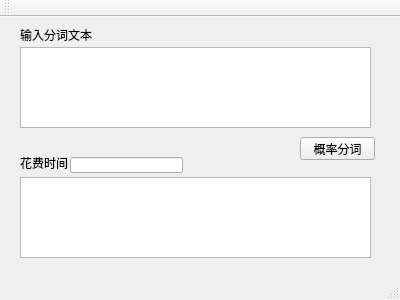
<?xml version="1.0" encoding="UTF-8"?>
<ui version="4.0">
 <class>MainWindow</class>
 <widget class="QMainWindow" name="MainWindow">
  <property name="geometry">
   <rect>
    <x>0</x>
    <y>0</y>
    <width>400</width>
    <height>300</height>
   </rect>
  </property>
  <property name="windowTitle">
   <string>MainWindow</string>
  </property>
  <widget class="QWidget" name="centralWidget">
   <widget class="QPushButton" name="gailvButton">
    <property name="geometry">
     <rect>
      <x>300</x>
      <y>120</y>
      <width>75</width>
      <height>23</height>
     </rect>
    </property>
    <property name="text">
     <string>概率分词</string>
    </property>
   </widget>
   <widget class="QTextEdit" name="textInput">
    <property name="geometry">
     <rect>
      <x>20</x>
      <y>30</y>
      <width>351</width>
      <height>81</height>
     </rect>
    </property>
   </widget>
   <widget class="QTextEdit" name="textOutput">
    <property name="geometry">
     <rect>
      <x>20</x>
      <y>160</y>
      <width>351</width>
      <height>81</height>
     </rect>
    </property>
   </widget>
   <widget class="QLabel" name="label">
    <property name="geometry">
     <rect>
      <x>20</x>
      <y>10</y>
      <width>91</width>
      <height>16</height>
     </rect>
    </property>
    <property name="text">
     <string>输入分词文本</string>
    </property>
   </widget>
   <widget class="QLabel" name="label_2">
    <property name="geometry">
     <rect>
      <x>20</x>
      <y>140</y>
      <width>54</width>
      <height>12</height>
     </rect>
    </property>
    <property name="font">
     <font>
      <weight>50</weight>
      <bold>false</bold>
     </font>
    </property>
    <property name="text">
     <string>花费时间</string>
    </property>
   </widget>
   <widget class="QLineEdit" name="lineTime">
    <property name="geometry">
     <rect>
      <x>70</x>
      <y>140</y>
      <width>113</width>
      <height>16</height>
     </rect>
    </property>
   </widget>
  </widget>
  <widget class="QMenuBar" name="menuBar">
   <property name="geometry">
    <rect>
     <x>0</x>
     <y>0</y>
     <width>400</width>
     <height>23</height>
    </rect>
   </property>
  </widget>
  <widget class="QToolBar" name="mainToolBar">
   <attribute name="toolBarArea">
    <enum>TopToolBarArea</enum>
   </attribute>
   <attribute name="toolBarBreak">
    <bool>false</bool>
   </attribute>
  </widget>
  <widget class="QStatusBar" name="statusBar"/>
 </widget>
 <layoutdefault spacing="6" margin="11"/>
 <resources/>
 <connections/>
</ui>
